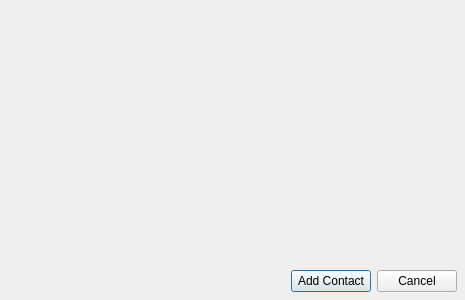
<ui version="4.0" >
 <author></author>
 <comment></comment>
 <exportmacro></exportmacro>
 <class>AddContactWindow</class>
 <widget class="QDialog" name="AddContactWindow" >
  <property name="geometry" >
   <rect>
    <x>0</x>
    <y>0</y>
    <width>465</width>
    <height>300</height>
   </rect>
  </property>
  <property name="windowTitle" >
   <string>ContactWindowForm</string>
  </property>
  <layout class="QGridLayout" >
   <property name="margin" >
    <number>8</number>
   </property>
   <property name="spacing" >
    <number>6</number>
   </property>
   <item row="1" column="0" >
    <layout class="QHBoxLayout" >
     <property name="margin" >
      <number>0</number>
     </property>
     <property name="spacing" >
      <number>6</number>
     </property>
     <item>
      <spacer>
       <property name="orientation" >
        <enum>Qt::Horizontal</enum>
       </property>
       <property name="sizeType" >
        <enum>QSizePolicy::Expanding</enum>
       </property>
       <property name="sizeHint" >
        <size>
         <width>20</width>
         <height>20</height>
        </size>
       </property>
      </spacer>
     </item>
     <item>
      <widget class="QPushButton" name="addButton" >
       <property name="text" >
        <string>Add Contact</string>
       </property>
       <property name="default" >
        <bool>true</bool>
       </property>
      </widget>
     </item>
     <item>
      <widget class="QPushButton" name="cancelButton" >
       <property name="text" >
        <string>Cancel</string>
       </property>
       <property name="autoDefault" >
        <bool>true</bool>
       </property>
      </widget>
     </item>
    </layout>
   </item>
   <item row="0" column="0" >
    <widget class="QStackedWidget" name="stackedWidget" >
     <property name="currentIndex" >
      <number>0</number>
     </property>
     <widget class="QWidget" name="page" />
    </widget>
   </item>
  </layout>
 </widget>
 <layoutdefault spacing="6" margin="11" />
 <pixmapfunction></pixmapfunction>
 <resources/>
 <connections>
  <connection>
   <sender>cancelButton</sender>
   <signal>clicked()</signal>
   <receiver>AddContactWindow</receiver>
   <slot>reject()</slot>
   <hints>
    <hint type="sourcelabel" >
     <x>397</x>
     <y>274</y>
    </hint>
    <hint type="destinationlabel" >
     <x>120</x>
     <y>271</y>
    </hint>
   </hints>
  </connection>
 </connections>
</ui>
